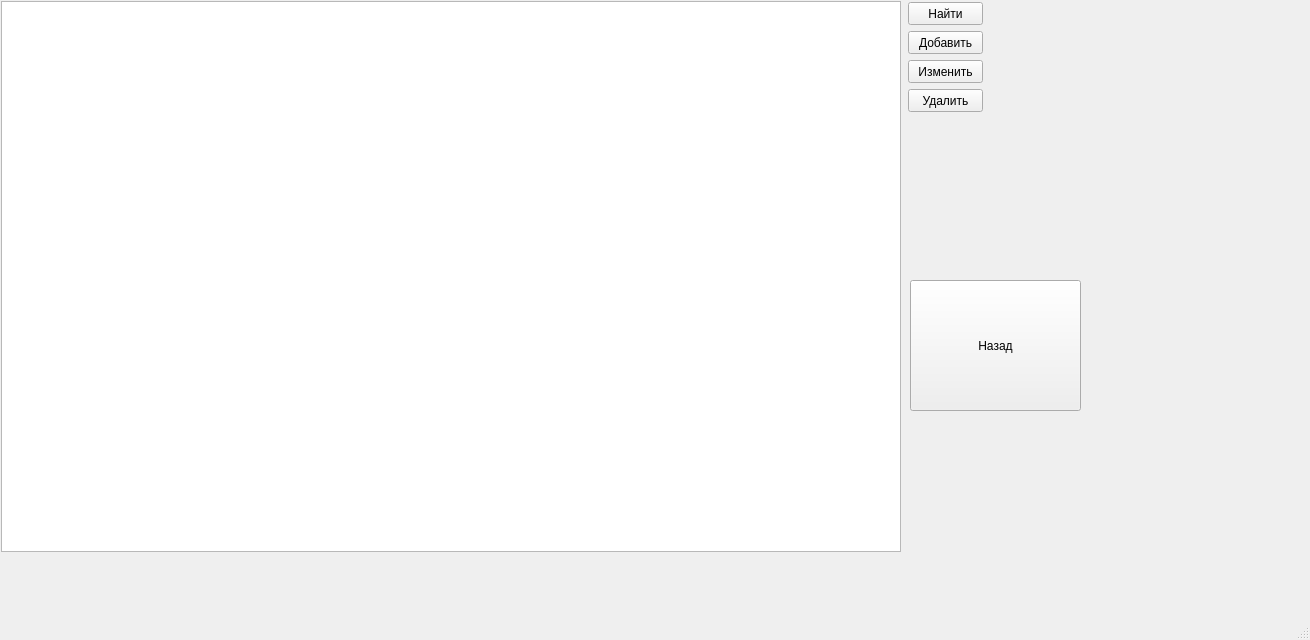
<?xml version="1.0" encoding="UTF-8"?>
<ui version="4.0">
 <class>MainWindow</class>
 <widget class="QMainWindow" name="MainWindow">
  <property name="geometry">
   <rect>
    <x>0</x>
    <y>0</y>
    <width>1310</width>
    <height>640</height>
   </rect>
  </property>
  <property name="minimumSize">
   <size>
    <width>0</width>
    <height>0</height>
   </size>
  </property>
  <property name="windowTitle">
   <string>MainWindow</string>
  </property>
  <widget class="QWidget" name="centralwidget">
   <property name="minimumSize">
    <size>
     <width>0</width>
     <height>300</height>
    </size>
   </property>
   <widget class="QPushButton" name="addButton">
    <property name="geometry">
     <rect>
      <x>908</x>
      <y>31</y>
      <width>75</width>
      <height>23</height>
     </rect>
    </property>
    <property name="text">
     <string>Добавить</string>
    </property>
   </widget>
   <widget class="QPushButton" name="editButton">
    <property name="geometry">
     <rect>
      <x>908</x>
      <y>60</y>
      <width>75</width>
      <height>23</height>
     </rect>
    </property>
    <property name="text">
     <string>Изменить</string>
    </property>
   </widget>
   <widget class="QPushButton" name="deleteButton">
    <property name="geometry">
     <rect>
      <x>908</x>
      <y>89</y>
      <width>75</width>
      <height>23</height>
     </rect>
    </property>
    <property name="text">
     <string>Удалить</string>
    </property>
   </widget>
   <widget class="QPushButton" name="searchButton">
    <property name="geometry">
     <rect>
      <x>908</x>
      <y>2</y>
      <width>75</width>
      <height>23</height>
     </rect>
    </property>
    <property name="text">
     <string>Найти</string>
    </property>
   </widget>
   <widget class="QTableWidget" name="tableWidget">
    <property name="geometry">
     <rect>
      <x>1</x>
      <y>1</y>
      <width>900</width>
      <height>551</height>
     </rect>
    </property>
    <property name="minimumSize">
     <size>
      <width>900</width>
      <height>300</height>
     </size>
    </property>
    <property name="maximumSize">
     <size>
      <width>16777215</width>
      <height>16777215</height>
     </size>
    </property>
    <property name="mouseTracking">
     <bool>false</bool>
    </property>
    <property name="editTriggers">
     <set>QAbstractItemView::NoEditTriggers</set>
    </property>
    <property name="selectionMode">
     <enum>QAbstractItemView::SingleSelection</enum>
    </property>
    <property name="selectionBehavior">
     <enum>QAbstractItemView::SelectRows</enum>
    </property>
   </widget>
   <widget class="QPushButton" name="refreshButton">
    <property name="geometry">
     <rect>
      <x>910</x>
      <y>280</y>
      <width>171</width>
      <height>131</height>
     </rect>
    </property>
    <property name="text">
     <string>Назад</string>
    </property>
   </widget>
  </widget>
  <widget class="QMenuBar" name="menubar">
   <property name="geometry">
    <rect>
     <x>0</x>
     <y>0</y>
     <width>1310</width>
     <height>21</height>
    </rect>
   </property>
  </widget>
  <widget class="QStatusBar" name="statusbar"/>
 </widget>
 <resources/>
 <connections/>
</ui>
